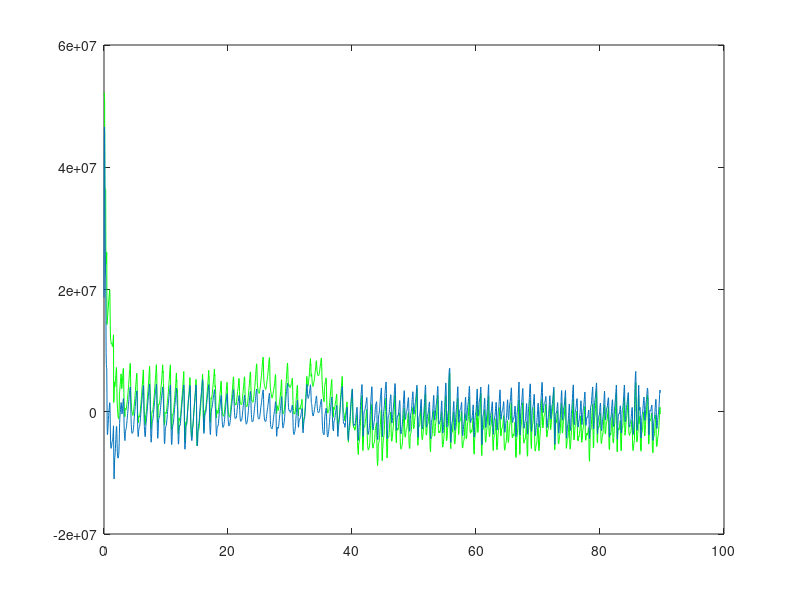
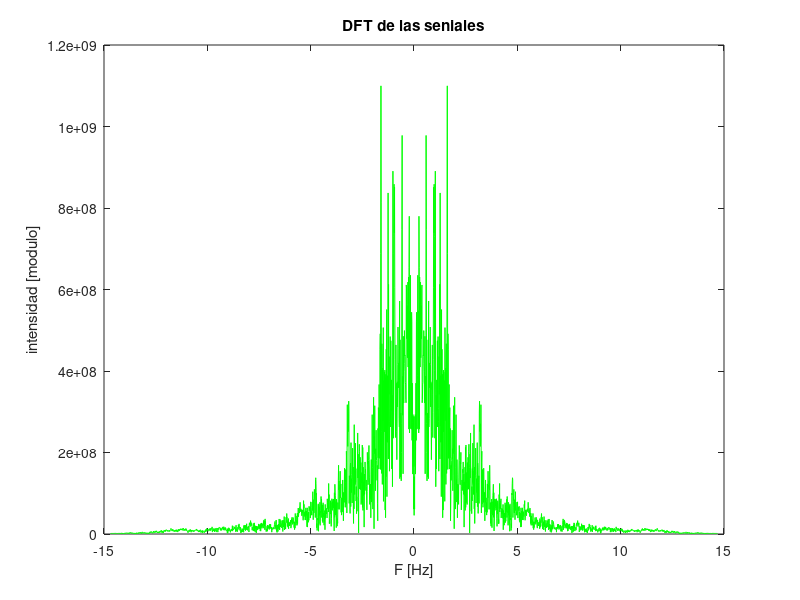

The MATLAB script that drew these images, in order:
clear all;

addpath('/usr/share/octave/packages/signal-1.3.2'); %incluye el specgram

load intensidad_RGB.mat; % brillo, 1 es R, 2 es G, 3 es B.

video_length = length(brillo);

frec_video = 29.37; %frecuencia muestreo video
t_video = 1/(frec_video); %tiempo muestreo video

ejeXvideo = 0 : t_video : ((video_length-1)*t_video);

[b, a] = butter( 1, [0.5/frec_video , 10/frec_video]);

filtrado = filter(b, a, brillo(:,2));

%figure;
plot(ejeXvideo, brillo(:,2), 'g');
hold on;
plot(ejeXvideo, filtrado);
%%plot( ejeXvideo, brillo(:,2));
%xlabel('t [s]');
%ylabel('brillo [dB]');
%%legend('Curva simulada','Curva teorica','location','NorthEastOutside');
%title('Titulo');
print -djpg filtro_cardiometro.jpg; %Octave
grid minor;

DFT_senial_filtrada = fftshift(abs(fft(filtrado)));

f = linspace(-frec_video/2, frec_video/2, video_length);

figure;
plot( f, DFT_senial_filtrada, 'g');
xlabel('F [Hz]');
ylabel('intensidad [modulo]');
title('DFT de las seniales');
print -djpg fft_filtrado_cardiometro.jpg; %Octave
grid minor;
 
